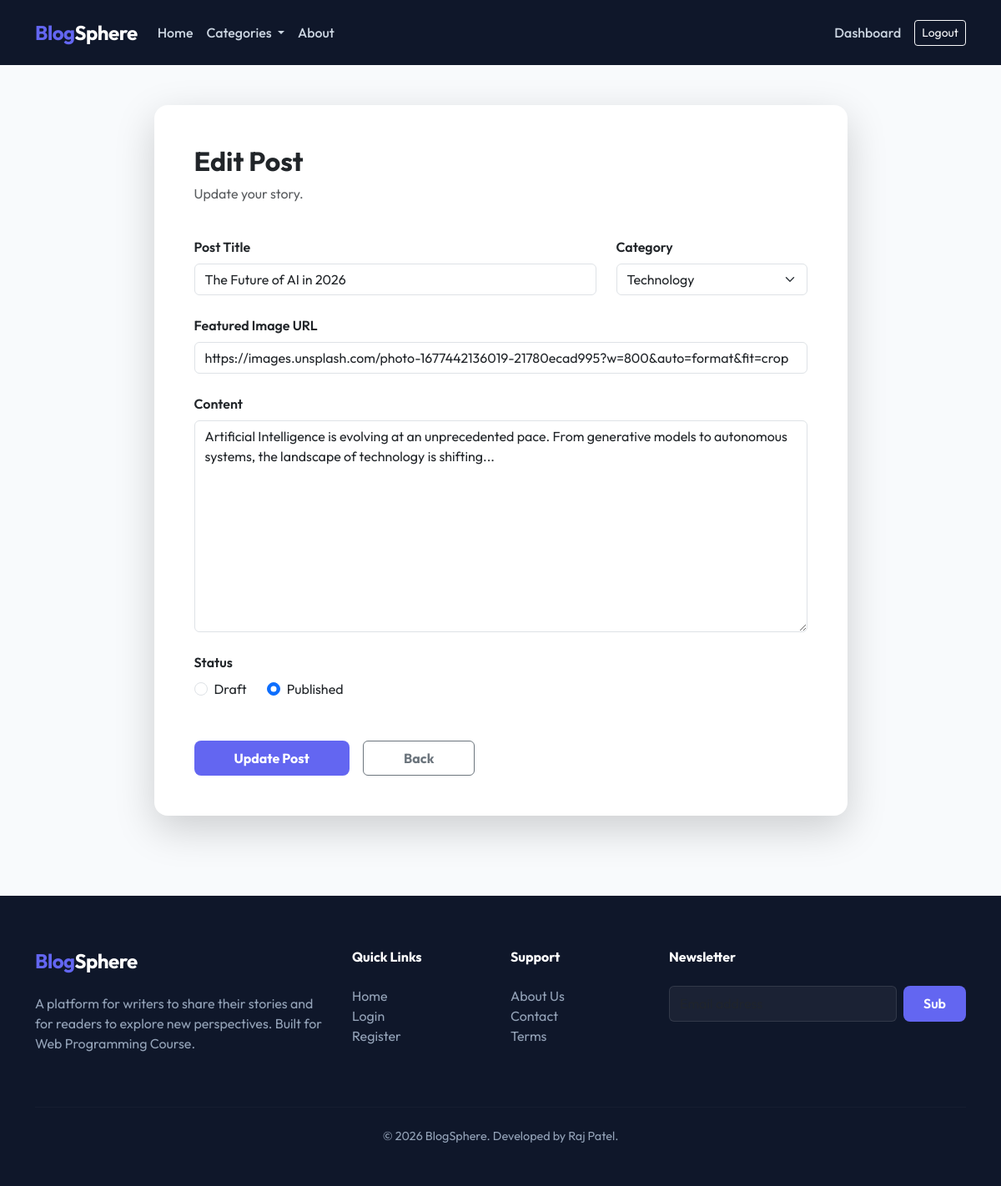
/edit_post.php?id=1 (signed in), run on the app's committed database.
### tables this page shows
CREATE TABLE IF NOT EXISTS posts (
    id INT AUTO_INCREMENT PRIMARY KEY,
    user_id INT NOT NULL,
    category_id INT NOT NULL,
    title VARCHAR(255) NOT NULL,
    content TEXT NOT NULL,
    image VARCHAR(255),
    status ENUM('published', 'draft') DEFAULT 'draft',
    created_at TIMESTAMP DEFAULT CURRENT_TIMESTAMP,
    FOREIGN KEY (user_id) REFERENCES users(id) ON DELETE CASCADE,
    FOREIGN KEY (category_id) REFERENCES categories(id) ON DELETE CASCADE
);

### edit_post.php (the view, shortened to what this page needs)
<?php
include 'includes/db.php';
$post_id = (int)$_GET['id'];
$user_id = $_SESSION['user_id'];
$check = $conn->query("SELECT * FROM posts WHERE id = $post_id AND user_id = $user_id");
$post = $check->fetch_assoc();
include 'includes/header.php';
include 'includes/navbar.php';
?>
<div class="container py-5">
    <div class="row justify-content-center">
        <div class="col-md-9">
            <div class="card border-0 shadow-lg p-5">
                <div class="mb-4">
                    <h2 class="fw-bold">Edit Post</h2>
                    <p class="text-muted">Update your story.</p>
                </div>
                <form method="POST" action="edit_post.php?id=<?php echo $post_id; ?>">
                    <div class="row mb-4">
                        <div class="col-md-8">
                            <label class="form-label fw-semibold">Post Title</label>
                            <input type="text" name="title" class="form-control" value="<?php echo htmlspecialchars($post['title']); ?>" required>
                        </div>
                        <div class="col-md-4">
                            <label class="form-label fw-semibold">Category</label>
                            <select name="category_id" class="form-select" required>
                                <?php
                                $cats = $conn->query("SELECT * FROM categories");
                                while($c = $cats->fetch_assoc()) {
                                    $sel = $c['id'] == $post['category_id'] ? 'selected' : '';
                                    echo "<option value='{$c['id']}' $sel>{$c['name']}</option>";
                                }
                                ?>
                            </select>
                        </div>
                    </div>
                    <div class="mb-4">
                        <label class="form-label fw-semibold">Featured Image URL</label>
                        <input type="url" name="image_url" class="form-control" value="<?php echo htmlspecialchars($post['image']); ?>">
                    </div>
                    <div class="mb-4">
                        <label class="form-label fw-semibold">Content</label>
                        <textarea name="content" class="form-control" rows="10" required><?php echo htmlspecialchars($post['content']); ?></textarea>
                    </div>
                    <div class="mb-4">
                        <label class="form-label fw-semibold">Status</label>
                        <div class="d-flex gap-4">
                            <div class="form-check">
                                <input class="form-check-input" type="radio" name="status" id="draft" value="draft" <?php echo $post['status'] == 'draft' ? 'checked' : ''; ?>>
                                <label class="form-check-label" for="draft">Draft</label>
                            </div>
                            <div class="form-check">
                                <input class="form-check-input" type="radio" name="status" id="published" value="published" <?php echo $post['status'] == 'published' ? 'checked' : ''; ?>>
                                <label class="form-check-label" for="published">Published</label>
                            </div>
                        </div>
                    </div>
                    <div class="d-flex gap-3 mt-5">
                        <button type="submit" name="update_post" class="btn btn-primary px-5 py-2 fw-bold">Update Post</button>
                        <a href="view_posts.php" class="btn btn-outline-secondary px-5 py-2 fw-bold">Back</a>
                    </div>
                </form>
            </div>
        </div>
    </div>
</div>
<?php include 'includes/footer.php'; ?>

### includes/header.php (style rules this page uses)
:root { --primary-color: #6366f1; --secondary-color: #4f46e5; --dark-bg: #0f172a; --glass-bg: rgba(255, 255, 255, 0.1); --text-gray: #94a3b8; }
body { font-family: 'Outfit', sans-serif; background-color: #f8fafc; }
.btn-primary { background-color: var(--primary-color); border: none; padding: 0.6rem 1.5rem; font-weight: 600; border-radius: 8px; transition: all 0.3s ease; }
.card { border: none; border-radius: 16px; overflow: hidden; transition: transform 0.3s ease, box-shadow 0.3s ease; }

### data on the page
posts: title "The Future of AI in 2026", image_url "https://images.unsplash.com/photo-1677442136019-21780ecad995?w=800&auto=format&fit=crop", content "Artificial Intelligence is evolving at an unprecedented pace. From generative models to autonomous systems, the landscape of technology is shifting...", status "☐ Draft", status "☑ Published"

### other printed values
form field category_id "Technology"
